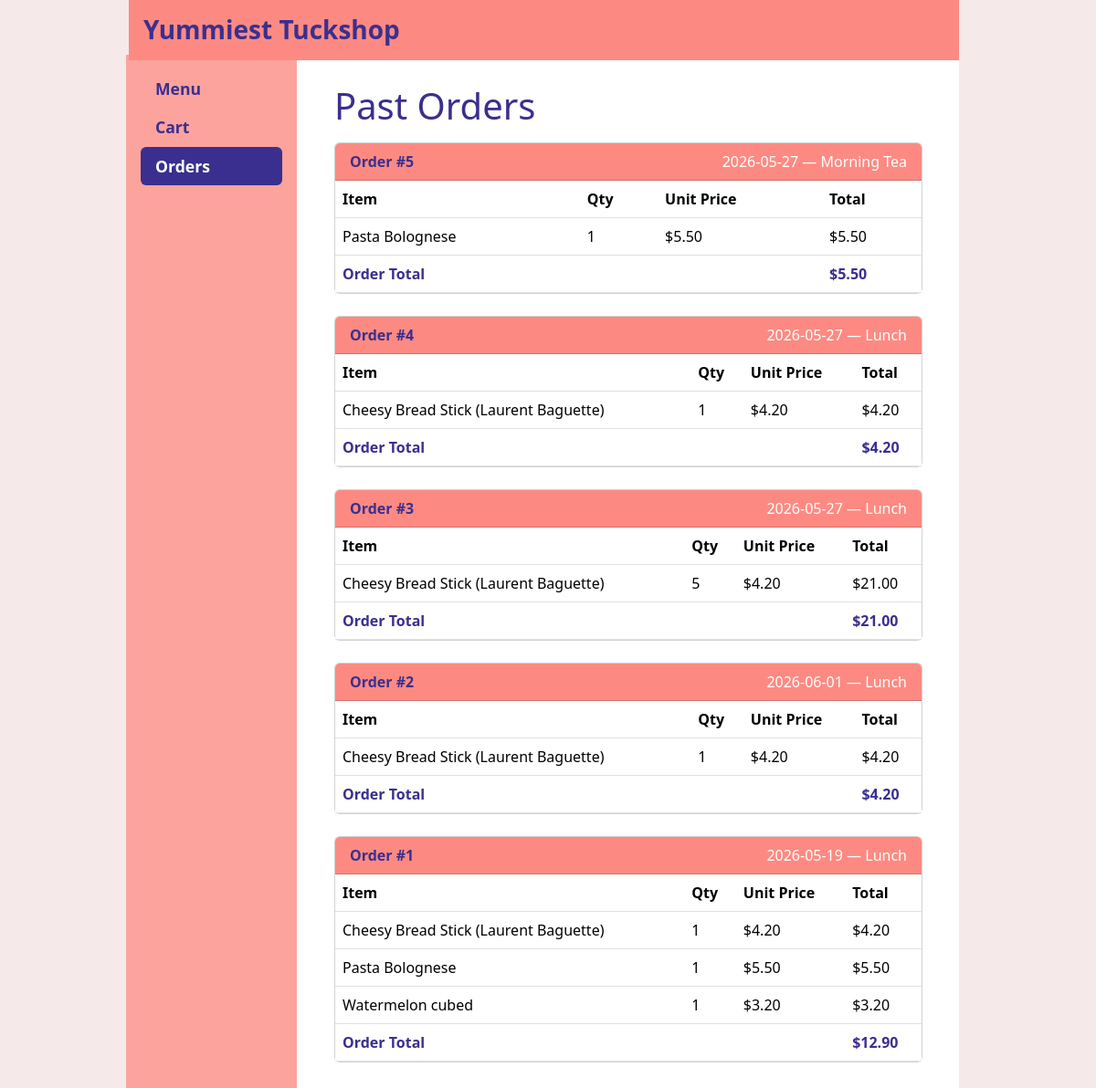
The app's page /orders (signed in) with its own data.
### tables this page shows
CREATE TABLE "Orders" (
	"OrderID"	INTEGER,
	"User"	INTEGER,
	"Date"	TEXT,
	"Price"	REAL,
	"Item"	INTEGER,
	"Quantity"	INTEGER,
	"ItemPrice"	REAL,
	"OrderType"	TEXT,
	FOREIGN KEY("Item") REFERENCES "Menu"("ItemID"),
	FOREIGN KEY("User") REFERENCES "User"("UserID")
);

CREATE TABLE "Menu" (
	"ItemID"	INTEGER,
	"Name"	TEXT,
	"ItemDesc"	TEXT,
	"Category"	TEXT,
	"Price"	REAL,
	"Homemade"	INTEGER,
	"Quantity"	INTEGER,
	"Options"	INTEGER,
	PRIMARY KEY("ItemID")
);

### app.py (the view)
@app.route('/orders')
def orders():
    user_id = session.get('userID')
    con = sqlite3.connect("Tuckshop.db", timeout=10)
    con.row_factory = sqlite3.Row
    cur = con.cursor()
    cur.execute('''
        SELECT Orders.OrderID, Orders.Date, Orders.OrderType, Orders.Quantity,
               Orders.ItemPrice, Orders.Price, Menu.Name
        FROM Orders
        JOIN Menu ON Orders.Item = Menu.ItemID
        WHERE Orders.User = ?
        ORDER BY Orders.OrderID DESC, Menu.Name
    ''', (user_id,))
    rows = cur.fetchall()
    con.close()
    orders_dict = {}
    for row in rows:
        oid = row['OrderID']
        if oid not in orders_dict:
            orders_dict[oid] = {
                'date': row['Date'],
                'order_type': row['OrderType'],
                'items': [],
                'total': 0.0
            }
        orders_dict[oid]['items'].append({
            'name': row['Name'],
            'quantity': row['Quantity'],
            'item_price': float(row['ItemPrice']),
            'line_total': float(row['Price'])
        })
        orders_dict[oid]['total'] = round(orders_dict[oid]['total'] + float(row['Price']), 2)
    return render_template('orders.html', orders=orders_dict)

### templates/orders.html (shortened to what this page needs)
{% extends "base.html" %}
{% block content %}
<h1>Past Orders</h1>
{% if orders %}
  {% for order_id, order in orders.items() %}
  <div class="card mb-4">
    <div class="card-header d-flex justify-content-between align-items-center" style="background-color: #fd8a82;">
      <span style="color: white;"><strong>Order #{{ order_id }}</strong></span>
      <span style="color: white;">{{ order['date'] }} — {{ order['order_type'] }}</span>
    </div>
    <div class="card-body p-0">
      <table class="table mb-0">
        <thead>
          <tr>
            <th>Item</th>
            <th>Qty</th>
            <th>Unit Price</th>
            <th>Total</th>
          </tr>
        </thead>
        <tbody>
          {% for item in order['items'] %}
          <tr>
            <td>{{ item['name'] }}</td>
            <td>{{ item['quantity'] }}</td>
            <td>${{ '%.2f' % item['item_price'] }}</td>
            <td>${{ '%.2f' % item['line_total'] }}</td>
          </tr>
          {% endfor %}
        </tbody>
        <tfoot>
          <tr>
            <td colspan="3"><strong>Order Total</strong></td>
            <td><strong>${{ '%.2f' % order['total'] }}</strong></td>
          </tr>
        </tfoot>
      </table>
    </div>
  </div>
  {% endfor %}
{% else %}
<p>You have no past orders.</p>
<a href="/products" class="btn btn-primary">Browse Menu</a>
{% endif %}
{% endblock %}

### static/css/style.css (style rules this page uses)
body { padding-top: 60px; background-color: white; color: #3A2F8F; }
h1, h2, h3, h4, h5, h6 { color: #3A2F8F !important; }
p, span, label, li, td, th, small, strong, em { color: #3A2F8F; }
body::before { content: ''; position: fixed; top: 0; left: 0; right: 0; bottom: 0; background: linear-gradient( to right, rgb(245, 233, 233) 12.5%, transparent 12.5%, transparent 87.5%, rgb(245, 233, 233) 87.5% ); z-index: -1; pointer-events: none; }
.card { position: relative; }

### records on screen
Orders: date "2026-05-27", order_type "Morning Tea", name "Pasta Bolognese", quantity "1", ItemPrice "5.50", Price "5.50"
Orders: date "2026-05-27", order_type "Lunch", name "Cheesy Bread Stick (Laurent Baguette)", quantity "1", ItemPrice "4.20", Price "4.20"
Orders: date "2026-05-27", order_type "Lunch", name "Cheesy Bread Stick (Laurent Baguette)", quantity "5", ItemPrice "4.20", Price "21.00"
Orders: date "2026-06-01", order_type "Lunch", name "Cheesy Bread Stick (Laurent Baguette)", quantity "1", ItemPrice "4.20", Price "4.20"
Orders: date "2026-05-19", order_type "Lunch", name "Cheesy Bread Stick (Laurent Baguette)", quantity "1", ItemPrice "4.20", Price "4.20"
Orders: name "Pasta Bolognese", quantity "1", ItemPrice "5.50", Price "5.50"
Orders: name "Watermelon cubed", quantity "1", ItemPrice "3.20", Price "3.20"

### other values on screen
{{ order_id }} "5" "4" "3" "2" "1"
{{ '%.2f' % order['total'] }} "5.50" "4.20" "21.00" "4.20" "12.90"
